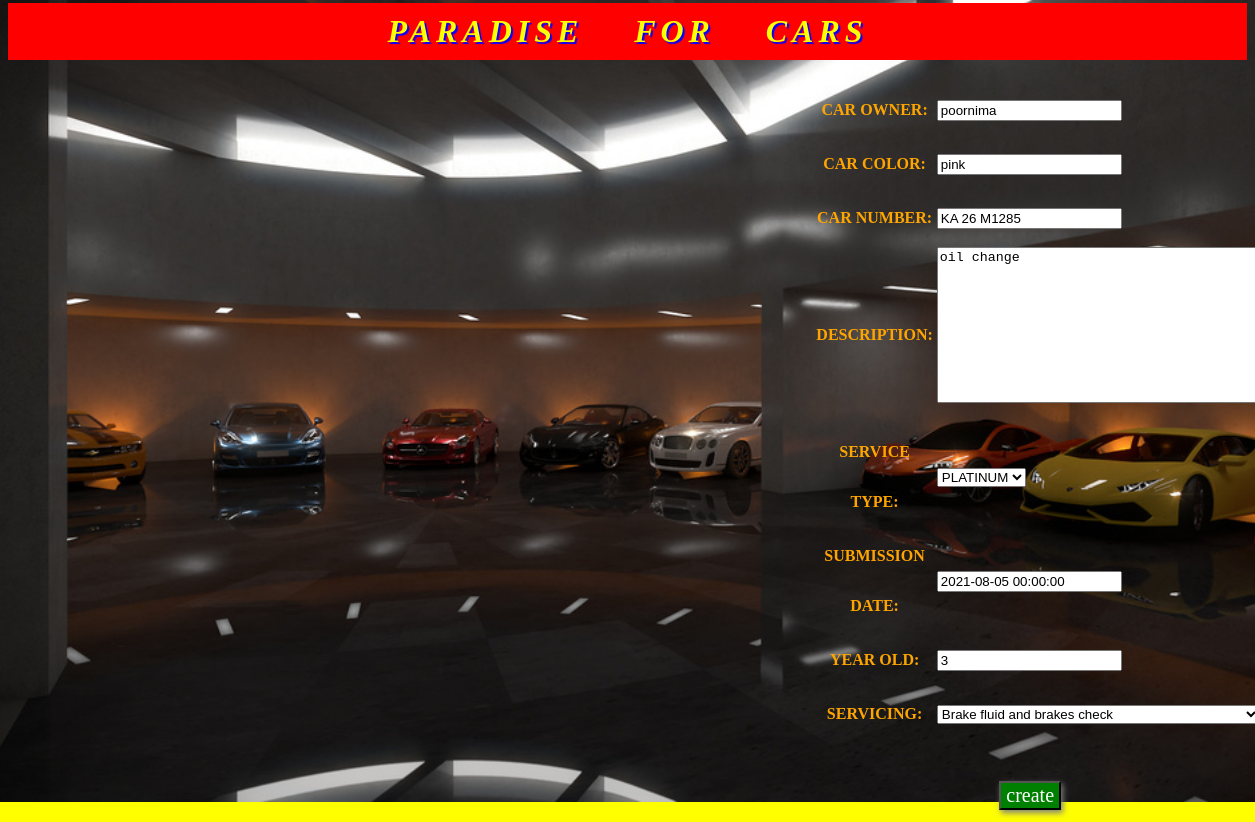
The app's page /update/13/ with its own data.
### car/models.py (models this page shows, shortened)
class carmodel(models.Model):
    SEVICECHOICES = [('PLATINUM','PLATINUM'),('GOLD','GOLD')]
    SERVICE = [('Full-vehicle inspection and correction of any issues','Full-vehicle inspection and correction of any issues'),
               ('Repack wheel bearings','Repack wheel bearings'),('Suspension check','Suspension check'),('Windscreen wiper replacement','Windscreen wiper replacement'),
               ('Wheel alignment','Wheel alignment'),('Transmission service','Transmission service'),('Coolant flush','Coolant flush'),('Brake fluid and brakes check','Brake fluid and brakes check'),
               ('Air-conditioner filter check','Air-conditioner filter check'),('Spark plug replacement','Spark plug replacement'),('Lights check','Lights check'),
               ('Engine check','Engine check')]
    car_model = models.CharField(max_length=100)
    car_owner = models.CharField(max_length=100)
    car_color = models.CharField(max_length=100)
    car_number = models.CharField(max_length=30)
    description = models.TextField()
    service_type = models.CharField(choices=SEVICECHOICES,blank=True, max_length=8)
    submission_date = models.DateTimeField()
    year_old = models.IntegerField(null=True)
    servicing = models.CharField(choices=SERVICE, blank=True, max_length=100)
    class Meta:
        verbose_name = 'carmodel'
        verbose_name_plural = 'carmodel'

### car/views.py (the view)
# urls.py: re_path('update/(?P<pk>\d+)/$',views.carupdate.as_view()),
class carupdate(UpdateView):
    model = carmodel
    fields = ('car_owner','car_color','car_number','description','service_type','submission_date','year_old','servicing')

### templates/car/carmodel_form.html (shortened to what this page needs)
<!DOCTYPE html>
{%extends 'car/base.html'%}
{%load static%}
{%block child%}
  <div class="createform">
    <form method="post">
        <table>
            {{form.as_table}}
        </table><br>
        <div class="creatbutton">
            <div><input type="submit" value="create"></div>
        </div>
    </form>
  </div>
{%endblock%}

### static/car/css/car.css (style rules this page uses)
body { background:yellow; }
.formcontent, .createform { float:right; margin:auto; width: 35%; color:orange; text-transform: uppercase; line-height:50px; font-weight:bold; }
.creatbutton { display:flex; justify-content:center; align-items:center; margin: auto; height:10px; width:2%; }
.creatbutton input { background:green; box-shadow:2px 3px 6px gray; padding-left:5px; padding-right:5px; font-family:cambria; font-weight: normal; font-size:20px; color:white; }

### templates/car/base.html (style rules this page uses)
body { background-image:url("/static/car/images/background.jpg"); background-repeat:no-repeat; background-size:cover; background-attachment:scroll; }

### records on screen
carmodel: car_owner "poornima", car_color "pink", car_number "KA 26 M1285", description "oil change", service_type "PLATINUM", submission_date "2021-08-05 00:00:00", year_old "3", servicing "Brake fluid and brakes check"
